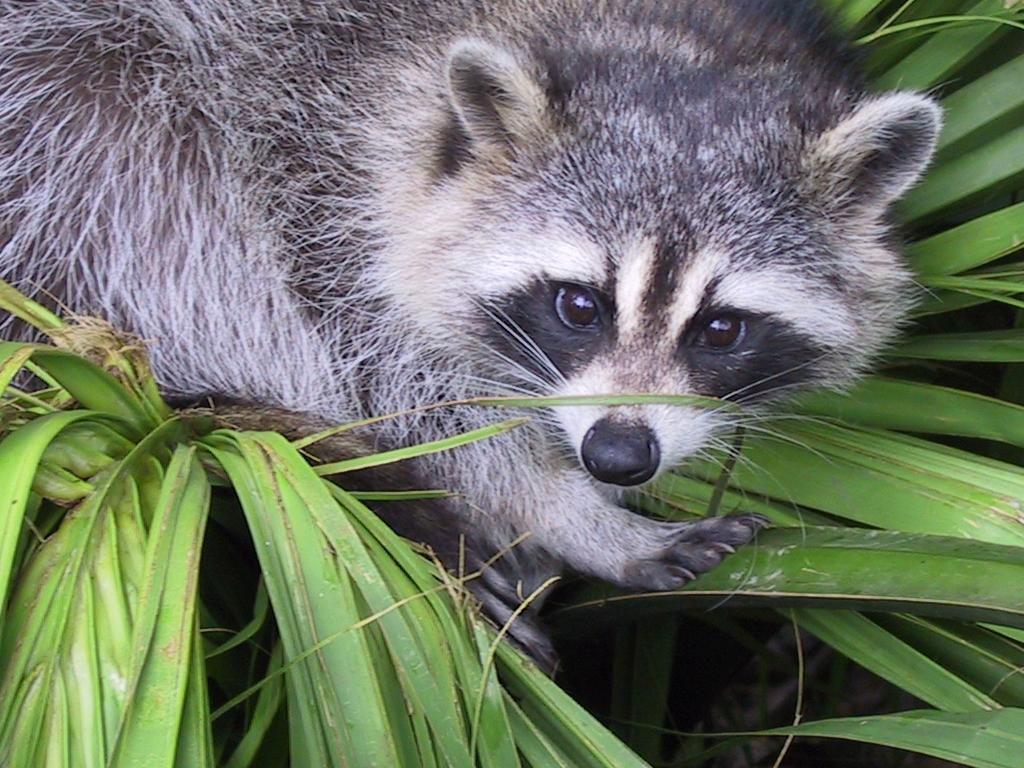
#> input picture Array/ex03/animal.jpeg, 1024 x 768 px
$ python zoom.py
#> lines starting #> are read from the running program, lines starting #| are printed output that depends on the picture
### Array/ex03/load_image.py
from PIL import Image
import numpy as np
import os


def ft_load(path: str) -> np.ndarray:
    """
    Loads an image, prints its format, and its pixels
    content in RGB format.
    """
#> called with path = 'animal.jpeg'
    if not os.path.exists(path):
        raise FileNotFoundError(f"File {path} does not exist")
    if not os.path.isfile(path):
        raise IsADirectoryError(f"{path} is directory")
    if not path.lower().endswith((".jpg", ".jpeg")):
        raise TypeError(f"{path}: unsupported format")
    try:
        im = Image.open(path)
#> im is the input picture: PIL image 1024x768 RGB; mean R, G, B 110.7, 117.7, 102.1
    except IOError:
        raise AssertionError(f"Couldn't open {path}")

    im = im.convert("RGB")
    arr = np.array(im)
    print("The shape of image is:", arr.shape)
#| The shape of image is: (768, 1024, 3)
    return arr

### Array/ex03/zoom.py
from load_image import ft_load
from PIL import Image
import numpy as np
import matplotlib.pyplot as plt


def main():
    """
    Program loads the image "animal.jpeg", prints some information
    about it and displays it after "zooming".
    """
    try:
        print(ft_load("animal.jpeg"))
        im = Image.open("animal.jpeg").convert('L')
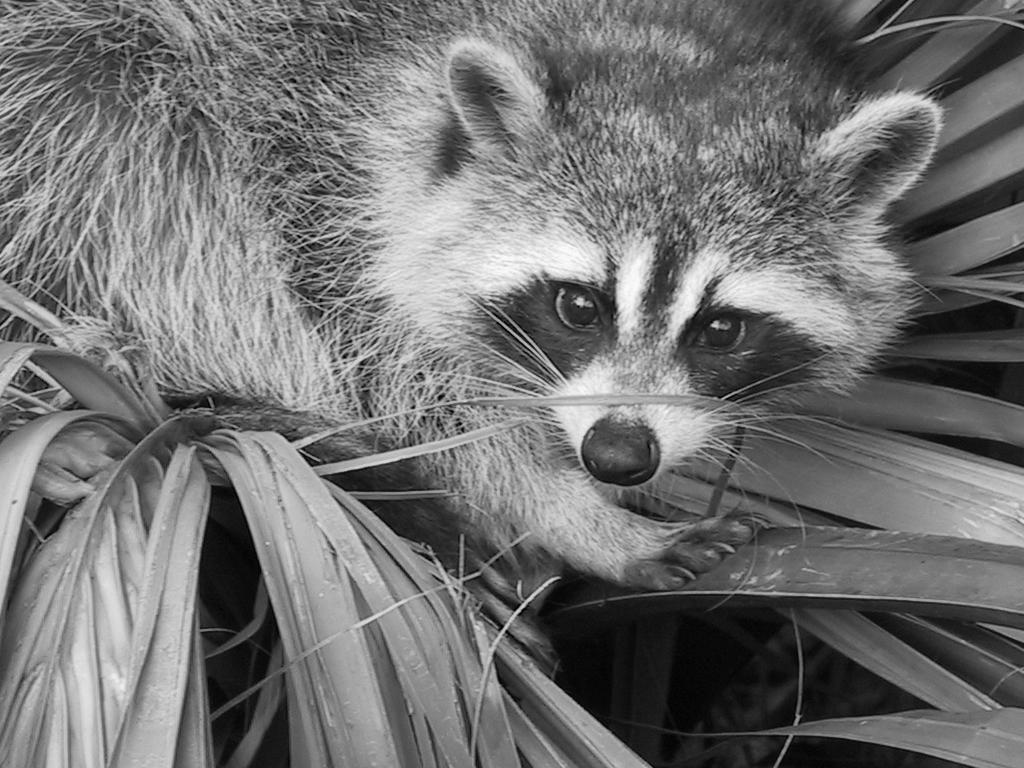
#> im: PIL image 1024x768 L; min 0, max 253, mean 113.8
        # im.save('animal_gray.jpeg')
        arr = np.array(im)
        h, w = arr.shape
#> h = 768; w = 1024
        start_y = h // 2 - 200
#> start_y = 184
        start_x = w // 2 - 100
#> start_x = 412
        zoom = arr[start_y:start_y + 400, start_x:start_x + 400]
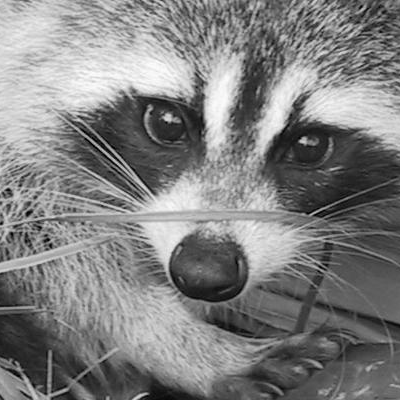
#> zoom: shape (400, 400); min 0, max 253, mean 128.3
        zoom_expand = np.expand_dims(zoom, axis=2)
        print("New shape after slicing:", zoom_expand.shape, "or", zoom.shape)
#| New shape after slicing: (400, 400, 1) or (400, 400)
        print(zoom_expand)
#> (printed output is left out)
        # plt.imshow(zoom)
        plt.imshow(zoom, cmap="gray")
        plt.show()
    except Exception as error:
        print(error)


if __name__ == "__main__":
    main()
